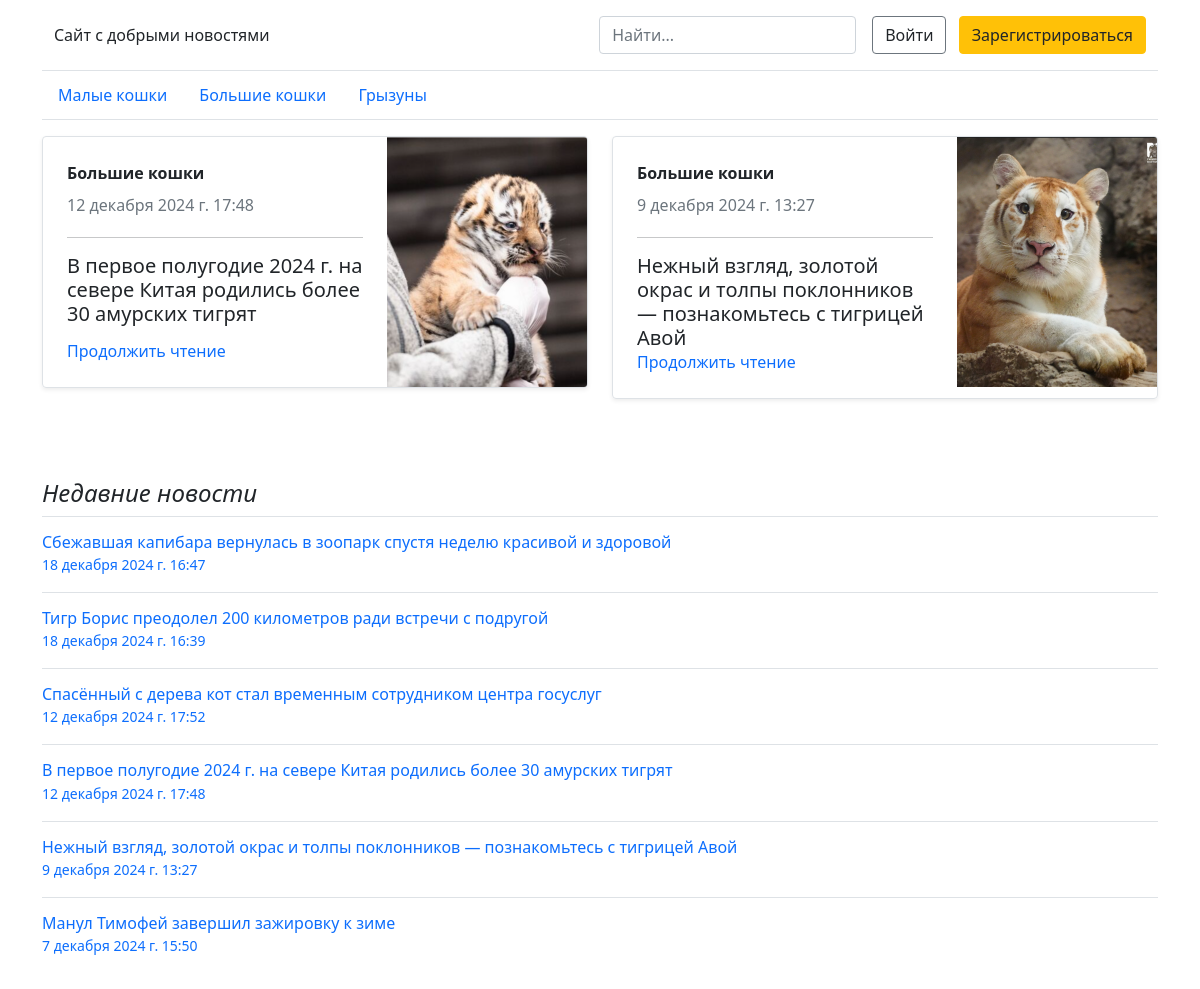
The page / on the database its author committed.
### index/models.py (models this page shows, shortened)
class NewsCategory(models.Model):
    category_name = models.CharField(max_length=64)
    category_created = models.DateTimeField(auto_now_add=True)
    def __str__(self):
        return str(self.category_name)

class News(models.Model):
    news_header = models.CharField(max_length=256)
    news_text = models.TextField()
    news_image = models.ImageField(upload_to='media')
    news_mini_image = models.ImageField(upload_to='media')
    news_image_subtext = models.CharField(max_length=512)
    news_category = models.ForeignKey(NewsCategory, on_delete=models.CASCADE)
    added_date = models.DateTimeField(auto_now_add=True)

### index/views.py (the view)
# urls.py: path('', views.home_page),
def home_page(request):
    news_list = News.objects.all()
    categories = NewsCategory.objects.all()
    nums = random_news()
    num1 = nums[0]
    num2 = nums[1]
    article1 = News.objects.get(id=num1)
    article2 = News.objects.get(id=num2)
    news_pool = []
    for a in news_list[::-1]:
        news_pool.append(a)
    context = {'news_list': news_list, 'categories': categories,'news_pool': news_pool, 'article1': article1, 'article2': article2}
    return render(request, 'home.html', context)

### index/models.py (called while the page is built)
def random_news():
    news_all = News.objects.all()
    amount_news = int(len(news_all) +1)
    i = 1
    while i == 1:
        random_num1 = random.randrange(1, amount_news, 1)
        random_num2 = random.randrange(1, amount_news, 1)
        if random_num1 == random_num2:
            i = 1
        else:
            i = 0
            return random_num1, random_num2

### index/templates/home.html (shortened to what this page needs)
<!DOCTYPE html>
<html lang="ru">
<head>
    <link href="https://cdn.jsdelivr.net/npm/bootstrap@5.0.2/dist/css/bootstrap.min.css" rel="stylesheet">
</head>
<body>
<div class="container">
  <header class="border-bottom lh-1 py-3">
    <div class="container">
      <div class="d-flex flex-wrap align-items-center justify-content-center justify-content-lg-start">
        <a href="/" class="d-flex align-items-center mb-2 mb-lg-0 text-dark text-decoration-none">
            Сайт с добрыми новостями
        </a>
        <form class="col-12 col-lg-auto mb-3 mb-lg-0 me-lg-3" action="/search" method="post">
          <input name="search" type="search" class="form-control form-control-dark" placeholder="Найти..." aria-label="Найти">
        </form>
        {% if user.is_authenticated %}
          <div class="text-end">
            <button type="button" class="btn btn-primary me-2"><a href="/favorite" class="text-white text-decoration-none">Избранное</a></button>
            <button type="button" class="btn btn-primary"><a href="/logout" class="text-white text-decoration-none">Выйти</a></button>
          </div>
          {% else %}
        <div class="text-end">
          <button type="button" class="btn btn-outline-secondary me-2"><a href="/accounts/login" class="text-dark text-decoration-none">Войти</a></button>
          <button type="button" class="btn btn-warning"><a href="/register" class="text-dark text-decoration-none">Зарегистрироваться</a></button>
        </div>
          {% endif %}
      </div>
    </div>
  </header>
  <div class="nav-scroller py-1 mb-3 border-bottom">
    <nav class="nav nav-underline justify-content-left">
        {% for c in categories %}
      <a class="nav-item nav-link link-body-emphasis active" href="/section/{{ c.id }}">{{ c.category_name }}</a>
        {% endfor %}
    </nav>
  </div>
</div>
<main class="container">
  <div class="row mb-2">
    <div class="col-md-6">
      <div class="row g-0 border rounded overflow-hidden flex-md-row mb-4 shadow-sm h-md-250 position-relative">
        <div class="col p-4 d-flex flex-column position-static">
          <strong class="d-inline-block mb-2 text-primary-emphasis">{{ article1.news_category }}</strong>
          <div class="mb-1 text-secondary">{{ article1.added_date }}</div>
            <hr>
          <h5 class="card-text mb-auto">{{ article1.news_header }}</h5>
          <a href="/news/{{ article1.id }}" class="icon-link gap-1 icon-link-hover stretched-link text-decoration-none">
            Продолжить чтение
          </a>
        </div>
        <div class="col-auto d-none d-lg-block">
          <img src="{{ article1.news_mini_image.url }}" alt="{{ article1.news_header }}" width="200" height="250">
        </div>
      </div>
    </div>
    <div class="col-md-6">
      <div class="row g-0 border rounded overflow-hidden flex-md-row mb-4 shadow-sm h-md-250 position-relative">
        <div class="col p-4 d-flex flex-column position-static">
          <strong class="d-inline-block mb-2 text-primary-emphasis">{{ article2.news_category }}</strong>
          <div class="mb-1 text-secondary">{{ article2.added_date }}</div>
            <hr>
          <h5 class="card-text mb-auto">{{ article2.news_header }}</h5>
          <a href="/news/{{ article2.id }}" class="icon-link gap-1 icon-link-hover stretched-link text-decoration-none">
            Продолжить чтение
          </a>
        </div>
        <div class="col-auto d-none d-lg-block">
          <img src="{{ article2.news_mini_image.url }}" alt="{{ article2.news_header }}" width="200" height="250">
        </div>
      </div>
    </div>
  </div>
  <div>
      <br>
      <br>
    <h4 class="fst-italic">Недавние новости</h4>
    <ul class="list-unstyled">
        {% for p in news_pool %}
        <li>
            <a class="d-flex flex-column flex-lg-row gap-3 align-items-start align-items-lg-center py-3 link-body-emphasis text-decoration-none border-top" href="/news/{{ p.id }}">
                <div class="col-lg-8">
                  <h6 class="mb-0">{{ p.news_header }}</h6>
                  <small class="text-body-secondary">{{ p.added_date }}</small>
                </div>
            </a>
        </li>
        {% endfor %}
    </ul>
  </div>
</main>

### rows shown on the page
NewsCategory: category_name "Малые кошки"
NewsCategory: category_name "Большие кошки"
NewsCategory: category_name "Грызуны"
News: news_category "Большие кошки", added_date "12 декабря 2024 г. 17:48", news_header "В первое полугодие 2024 г. на севере Китая родились более 30 амурских тигрят", news_mini_image (picture)
News: news_category "Большие кошки", added_date "9 декабря 2024 г. 13:27", news_header "Нежный взгляд, золотой окрас и толпы поклонников — познакомьтесь с тигрицей Авой", news_mini_image (picture)
News: news_header "Сбежавшая капибара вернулась в зоопарк спустя неделю красивой и здоровой", added_date "18 декабря 2024 г. 16:47"
News: news_header "Тигр Борис преодолел 200 километров ради встречи с подругой", added_date "18 декабря 2024 г. 16:39"
News: news_header "Спасённый с дерева кот стал временным сотрудником центра госуслуг", added_date "12 декабря 2024 г. 17:52"
News: news_header "Манул Тимофей завершил зажировку к зиме", added_date "7 декабря 2024 г. 15:50"
